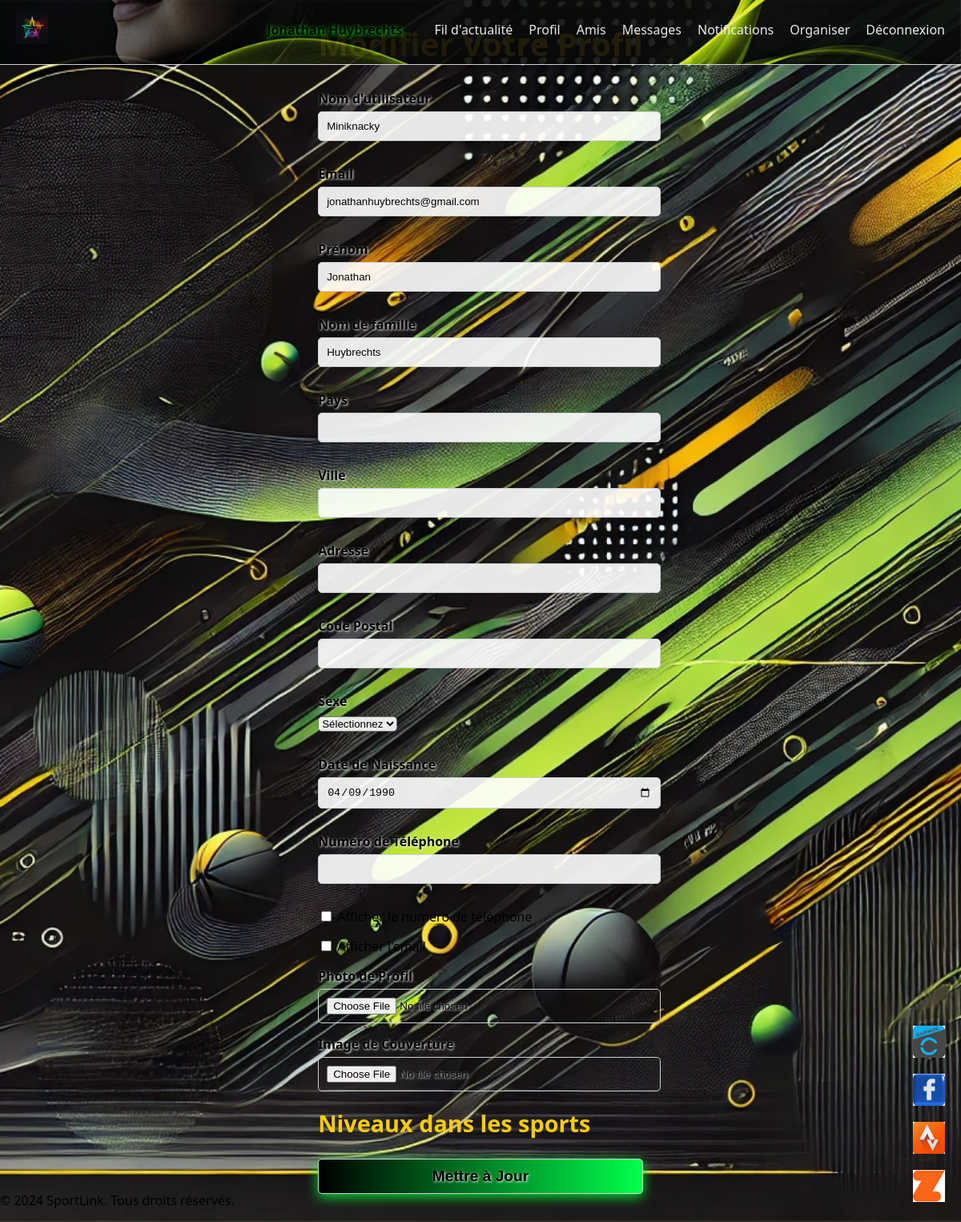
Page /profile/edit_profile (signed in) on the earlier database version.
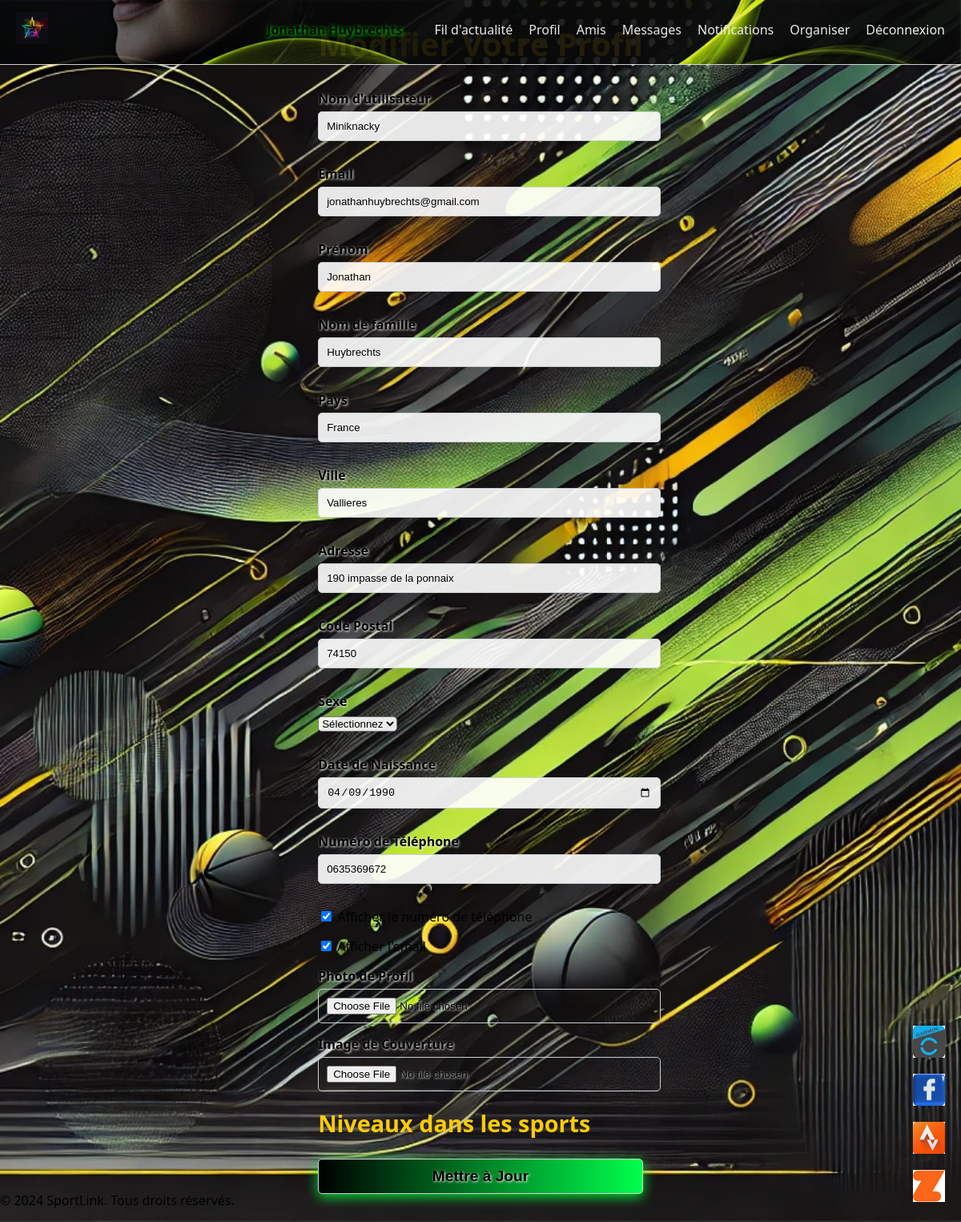
Same page on the later database version.
### app/models.py (models this page shows, shortened)
class User(db.Model, UserMixin):
    __tablename__ = 'user'
    id = db.Column(db.Integer, primary_key=True)
    username = db.Column(db.String(64), index=True, unique=True, nullable=False)
    email = db.Column(db.String(120), index=True, unique=True, nullable=False)
    password_hash = db.Column(db.String(128), nullable=False)
    first_name = db.Column(db.String(64))
    last_name = db.Column(db.String(64))
    birth_date = db.Column(db.Date)
    gender = db.Column(db.String(10))
    profile_image = db.Column(db.String(255), nullable=True)
    cover_image = db.Column(db.String(255), nullable=True)
    profile_image_zoom = db.Column(db.Float, default=1.0)
    profile_image_pos_x = db.Column(db.Float, default=0.0)
    profile_image_pos_y = db.Column(db.Float, default=0.0)
    cover_image_zoom = db.Column(db.Float, default=1.0)
    cover_image_pos_x = db.Column(db.Float, default=0.0)
    cover_image_pos_y = db.Column(db.Float, default=0.0)
    country = db.Column(db.String(100), nullable=True)
    city = db.Column(db.String(100), nullable=True)
    address = db.Column(db.String(200), nullable=True)
    postal_code = db.Column(db.String(20), nullable=True)
    sex = db.Column(db.String(10), nullable=True)
    birth_date = db.Column(db.Date, nullable=True)
    phone = db.Column(db.String(20), nullable=True)
    display_phone = db.Column(db.Boolean, default=False)
    display_email = db.Column(db.Boolean, default=False)
    pending_email = db.Column(db.String(120), nullable=True)
    created_at = db.Column(db.DateTime, default=datetime.utcnow)
    profile_completed = db.Column(db.Boolean, default=False)
    email_confirmed = db.Column(db.Boolean, default=False)
    provider = db.Column(db.String(50), nullable=True)
    provider_id = db.Column(db.String(100), nullable=True, unique=True)
    latitude = db.Column(db.Float, nullable=True)
    longitude = db.Column(db.Float, nullable=True)
    sport = db.Column(db.String(50), nullable=True)
    level = db.Column(db.String(50), nullable=True)
    strava_id = db.Column(db.String(64), nullable=True)
    facebook_id = db.Column(db.String(64), nullable=True)
    __table_args__ = (
        db.UniqueConstraint('strava_id', name='uq_user_strava_id'),
        db.UniqueConstraint('facebook_id', name='uq_user_facebook_id'),
    )
    notifications = db.relationship('Notification', back_populates='user', lazy='dynamic')
    sports = db.relationship('UserSport', back_populates='user', lazy='dynamic', overlaps='user_sports')
    posts = db.relationship('Post', back_populates='author', cascade="all, delete-orphan", lazy='dynamic')
    ratings_received = db.relationship('Rating', foreign_keys='Rating.rated_id', backref='rated_user', lazy='dynamic')
    ratings_given = db.relationship('Rating', foreign_keys='Rating.rater_id', backref='rater_user', lazy='dynamic')
    friends = db.relationship(
        'User',
        secondary=friends,
        primaryjoin=(friends.c.user_id == id),
        secondaryjoin=(friends.c.friend_id == id),
        backref=db.backref('friend_of', lazy='dynamic'),
        lazy='dynamic'
    )
    user_sports = db.relationship('UserSport', back_populates='user', lazy='dynamic', overlaps='sports')

### app/profile/routes.py (the view, shortened to what this page needs)
@profile_bp.route('/edit_profile', methods=['GET', 'POST'])
@login_required
def edit_profile():
    user = current_user
    form = EditProfileForm()
    form.username.data = user.username
    form.email.data = user.email
    form.first_name.data = user.first_name
    form.last_name.data = user.last_name
    form.country.data = user.country
    form.city.data = user.city
    form.address.data = user.address
    form.postal_code.data = user.postal_code
    form.sex.data = user.sex
    form.birth_date.data = user.birth_date
    form.phone.data = user.phone
    form.display_phone.data = user.display_phone
    form.display_email.data = user.display_email
    form.latitude.data = user.latitude
    form.longitude.data = user.longitude
    sports = Sport.query.all()
    return render_template('profile/edit_profile.html', user=user, form=form, sports=sports)

### app/auth/forms.py
class LoginForm(FlaskForm):
    email = StringField('Email', validators=[DataRequired(), Email()])
    password = PasswordField('Mot de passe', validators=[DataRequired()])
    submit = SubmitField('Connexion')

### app/templates/profile/edit_profile.html (shortened to what this page needs)
{% extends 'base.html' %}
{% block content %}
<div class="profile-edit-container">
    <h1 class="main-title">Modifier Votre Profil</h1>
    <form method="POST" action="{{ url_for('profile.edit_profile') }}" enctype="multipart/form-data">
        <div class="form-group">
            {{ form.username.label }} {{ form.username(class="form-control") }}
        </div>
        <div class="form-group">
            {{ form.email.label }} {{ form.email(class="form-control") }}
        </div>
        <div class="form-group">
            {{ form.first_name.label }} {{ form.first_name(class="form-control") }}
        </div>
        <div class="form-group">
            {{ form.last_name.label }} {{ form.last_name(class="form-control") }}
        </div>
        <div class="form-group">
            {{ form.country.label }} {{ form.country(class="form-control") }}
        </div>
        <div class="form-group">
            {{ form.city.label }} {{ form.city(class="form-control") }}
        </div>
        <div class="form-group">
            {{ form.address.label }} {{ form.address(class="form-control") }}
        </div>
        <div class="form-group">
            {{ form.postal_code.label }} {{ form.postal_code(class="form-control") }}
        </div>
        <div class="form-group">
            {{ form.sex.label }} {{ form.sex(class="form-control") }}
        </div>
        <div class="form-group">
            {{ form.birth_date.label }} {{ form.birth_date(class="form-control") }}
        </div>
        <div class="form-group">
            {{ form.phone.label }} {{ form.phone(class="form-control") }}
        </div>
        <div class="form-check">
            {{ form.display_phone }} {{ form.display_phone.label|safe }}
        </div>
        <div class="form-check">
            {{ form.display_email }} {{ form.display_email.label|safe }}
        </div>
        <div class="form-group">
            {{ form.profile_image.label }} {{ form.profile_image(class="form-control-file") }}
        </div>
        <div class="form-group">
            {{ form.cover_image.label }} {{ form.cover_image(class="form-control-file") }}
        </div>
        <h3 class="section-title">Niveaux dans les sports</h3>
        <div class="form-group">
            {{ form.submit(class="btn-primary") }}
        </div>
    </form>
</div>
{% endblock %}

### app/templates/base.html (shortened to what this page needs)
<!DOCTYPE html>
<html lang="fr">
<head>
    <link rel="stylesheet" href="{{ url_for('static', filename='css/style.css') }}">
    <link rel="stylesheet" href="https://use.fontawesome.com/releases/v5.15.4/css/all.css">
</head>
<body>
    <header class="header">
        <div class="header-container">
            <a href="{{ url_for('profile.profile') if current_user.is_authenticated else url_for('main.index') }}" class="logo-container">
                <img src="{{ url_for('static', filename='images/logo.png') }}" alt="Logo SportLink">
            </a>
            <nav class="nav">
                <ul class="menu">
                    {% if current_user.is_authenticated %}
                        <li class="nav-item user-name">{{ current_user.first_name }} {{ current_user.last_name }}</li>
                        <li><a href="{{ url_for('news_feed.news_feed') }}">Fil d'actualité</a></li>
                        <li><a href="{{ url_for('profile.profile') }}">Profil</a></li>
                        <li><a href="{{ url_for('profile.list_friends') }}">Amis</a></li>
                        <li><a href="{{ url_for('messages.inbox') }}">Messages</a></li>
                        <li><a href="{{ url_for('notifications.list_notifications') }}">Notifications</a></li>
                        <li><a href="{{ url_for('events.organize') }}">Organiser</a></li>
                        <li><a href="{{ url_for('auth.logout') }}">Déconnexion</a></li>
                    {% else %}
                        <li class="nav-title">SportLink</li>
                        <li><a href="{{ url_for('auth.login') }}">Connexion</a></li>
                        <li><a href="{{ url_for('auth.register') }}">Inscription</a></li>
                    {% endif %}
                </ul>
            </nav>
        </div>
    </header>
    <main class="main-content">
        {% block content %}{% endblock %}
    </main>
    <footer>
        <p>&copy; 2024 SportLink. Tous droits réservés.</p>
    </footer>
    <div class="social-links">
        <a href="https://www.garmin.com" target="_blank">
            <img src="{{ url_for('static', filename='images/garmin.png') }}" alt="Garmin" class="social-icon">
        </a>
        <a href="https://www.facebook.com" target="_blank">
            <img src="{{ url_for('static', filename='images/facebook.png') }}" alt="Facebook" class="social-icon">
        </a>
        <a href="https://www.strava.com" target="_blank">
            <img src="{{ url_for('static', filename='images/strava.png') }}" alt="Strava" class="social-icon">
        </a>
        <a href="https://www.zwift.com" target="_blank">
            <img src="{{ url_for('static', filename='images/zwift.png') }}" alt="Zwift" class="social-icon">
        </a>
    </div>
</body>
</html>

Differences in the rows shown:
changed User "Jonathan": country (not shown) → "France"; city (not shown) → "Vallieres"; address (not shown) → "190 impasse de la ponnaix"; postal_code (not shown) → "74150"; phone (not shown) → "0635369672"; display_phone "☐" → "☑"; display_email "☐" → "☑"
